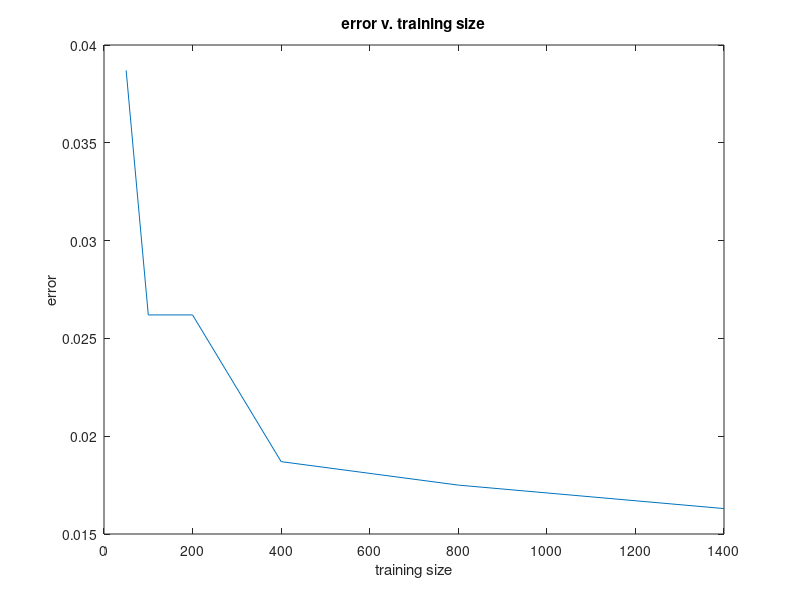

Source code (MATLAB):
xvalues = [50, 100, 200, 400, 800, 1400];
yvalues = [0.0387, 0.0262, 0.0262, 0.0187, 0.0175, 0.0163];

plot(xvalues, yvalues);
xlabel('training size');
ylabel('error');
title('error v. training size');